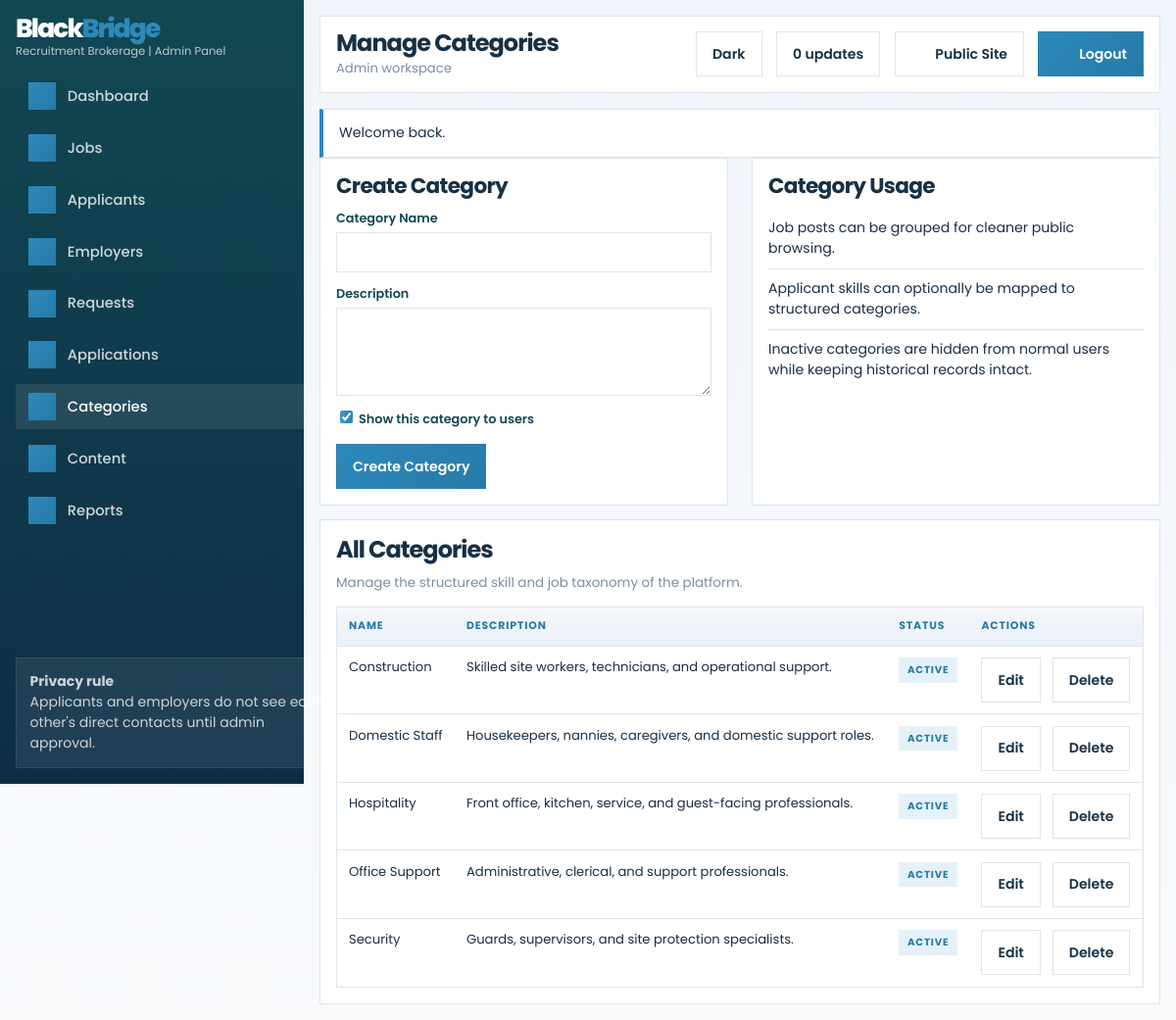
Screenshot of /admin/categories.php (signed in) with the database file from the repository.
### tables this page shows
CREATE TABLE IF NOT EXISTS users (
    id INT UNSIGNED AUTO_INCREMENT PRIMARY KEY,
    role ENUM('admin', 'applicant', 'employer') NOT NULL,
    first_name VARCHAR(100) NOT NULL,
    last_name VARCHAR(100) NOT NULL,
    email VARCHAR(190) NOT NULL UNIQUE,
    phone VARCHAR(50) NOT NULL,
    password_hash VARCHAR(255) NOT NULL,
    account_status ENUM('Active', 'Inactive') NOT NULL DEFAULT 'Active',
    created_at DATETIME NOT NULL DEFAULT CURRENT_TIMESTAMP
);

CREATE TABLE IF NOT EXISTS skill_categories (
    id INT UNSIGNED AUTO_INCREMENT PRIMARY KEY,
    name VARCHAR(150) NOT NULL UNIQUE,
    description TEXT NULL,
    is_active TINYINT(1) NOT NULL DEFAULT 1,
    created_at DATETIME NOT NULL DEFAULT CURRENT_TIMESTAMP
);

### includes/auth.php (called while the page is built, shortened)
<?php
function current_user(): ?array
{
    static $cachedUser = null;
    static $cachedUserId = null;
    $userId = $_SESSION['user_id'] ?? null;
    if ($cachedUser !== null && $cachedUserId === (int) $userId) {
        return $cachedUser;
    }
    global $pdo;
    $statement = $pdo->prepare(
        'SELECT u.*, ep.company_name
         FROM users u
         LEFT JOIN employer_profiles ep ON ep.user_id = u.id
         WHERE u.id = :id
         LIMIT 1'
    );
    $statement->execute(['id' => $userId]);
    $user = $statement->fetch();
    $cachedUser = $user;
    $cachedUserId = (int) $userId;
    return $cachedUser;
}
function is_logged_in(): bool
{
    return current_user() !== null;
}
function require_login(): void
{
    if (is_logged_in()) {
        return;
    }
}
function require_role(array|string $roles): void
{
    require_login();
    $roles = (array) $roles;
    $user = current_user();
    if ($user !== null && in_array($user['role'], $roles, true)) {
        return;
    }
}

### admin/categories.php (the view, shortened to what this page needs)
<?php
require_once dirname(__DIR__) . '/config/config.php';
require_role('admin');
$pageTitle = 'Manage Categories';
$editCategory = [
    'id' => '',
    'name' => '',
    'description' => '',
    'is_active' => 1,
];
$editId = (int) ($_GET['edit'] ?? 0);
$categories = $pdo->query('SELECT * FROM skill_categories ORDER BY name')->fetchAll();
require_once dirname(__DIR__) . '/includes/dashboard_header.php';
?>
<section class="two-column">
    <article class="form-card">
        <h2><?= $editId > 0 ? 'Edit Category' : 'Create Category' ?></h2>
        <form method="post">
            <div class="form-grid">
                <div class="field full">
                    <label for="name">Category Name</label>
                    <input id="name" name="name" type="text" value="<?= e($editCategory['name']) ?>" required>
                </div>
                <div class="field full">
                    <label for="description">Description</label>
                    <textarea id="description" name="description"><?= e($editCategory['description']) ?></textarea>
                </div>
                <div class="field full">
                    <label>
                        <input type="checkbox" name="is_active" value="1" <?= checked_option((int) $editCategory['is_active'] === 1) ?>>
                        Show this category to users
                    </label>
                </div>
            </div>
            <div class="card-actions" style="margin-top: 1rem;">
                <button class="button button-dark" type="submit"><?= $editId > 0 ? 'Update Category' : 'Create Category' ?></button>
            </div>
        </form>
    </article>
    <article class="panel">
        <h2>Category Usage</h2>
        <ul class="list-clean">
            <li>Job posts can be grouped for cleaner public browsing.</li>
            <li>Applicant skills can optionally be mapped to structured categories.</li>
            <li>Inactive categories are hidden from normal users while keeping historical records intact.</li>
        </ul>
    </article>
</section>
<section class="table-card">
    <div class="section-head">
        <div>
            <h2>All Categories</h2>
            <p>Manage the structured skill and job taxonomy of the platform.</p>
        </div>
    </div>
    <div class="table-wrap">
        <table>
            <thead>
                <tr>
                    <th>Name</th>
                    <th>Description</th>
                    <th>Status</th>
                    <th>Actions</th>
                </tr>
            </thead>
            <tbody>
                <?php foreach ($categories as $category): ?>
                    <tr>
                        <td><?= e($category['name']) ?></td>
                        <td><?= e(truncate_text($category['description'], 90)) ?></td>
                        <td><span class="badge <?= e((int) $category['is_active'] === 1 ? 'badge-success' : 'badge-danger') ?>"><?= e((int) $category['is_active'] === 1 ? 'Active' : 'Hidden') ?></span></td>
                        <td>
                            <div class="table-actions">
                                <a class="ghost-button" href="<?= e(app_url('admin/categories.php?edit=' . $category['id'])) ?>">Edit</a>
                                <form method="post">
                                    <button class="ghost-button" type="submit">Delete</button>
                                </form>
                            </div>
                        </td>
                    </tr>
                <?php endforeach; ?>
            </tbody>
        </table>
    </div>
</section>
<?php require_once dirname(__DIR__) . '/includes/dashboard_footer.php'; ?>

### includes/dashboard_header.php (shortened to what this page needs)
<?php
$pageTitle = $pageTitle ?? 'Dashboard';
$currentUser = current_user();
$flashMessages = get_flashes();
$notificationCount = unread_notification_count($pdo, (int) $currentUser['id']);
$brandPrimary = site_setting($pdo, 'branding.primary_word', 'Black');
$brandAccent = site_setting($pdo, 'branding.accent_word', 'Bridge');
$brandTagline = site_setting($pdo, 'branding.tagline', 'Recruitment Brokerage');
$navigation = match ($currentUser['role']) {
    'admin' => [
        ['label' => 'Dashboard', 'path' => 'admin/dashboard.php', 'icon' => 'dashboard'],
        ['label' => 'Jobs', 'path' => 'admin/jobs.php', 'icon' => 'briefcase'],
        ['label' => 'Applicants', 'path' => 'admin/applicants.php', 'icon' => 'users'],
        ['label' => 'Employers', 'path' => 'admin/employers.php', 'icon' => 'building'],
        ['label' => 'Requests', 'path' => 'admin/requests.php', 'icon' => 'link'],
        ['label' => 'Applications', 'path' => 'admin/applications.php', 'icon' => 'document'],
        ['label' => 'Categories', 'path' => 'admin/categories.php', 'icon' => 'category'],
        ['label' => 'Content', 'path' => 'admin/content.php', 'icon' => 'spark'],
        ['label' => 'Reports', 'path' => 'admin/reports.php', 'icon' => 'chart'],
    ],
    'applicant' => [
        ['label' => 'Dashboard', 'path' => 'applicant/dashboard.php', 'icon' => 'dashboard'],
        ['label' => 'My Profile', 'path' => 'applicant/profile.php', 'icon' => 'user-check'],
        ['label' => 'Applications', 'path' => 'applicant/applications.php', 'icon' => 'document'],
    ],
    default => [
        ['label' => 'Dashboard', 'path' => 'employer/dashboard.php', 'icon' => 'dashboard'],
        ['label' => 'Candidates', 'path' => 'employer/candidates.php', 'icon' => 'users'],
        ['label' => 'Requests', 'path' => 'employer/requests.php', 'icon' => 'link'],
    ],
};
?>
<!DOCTYPE html>
<html lang="en" data-theme="light">
<head>
    <link rel="stylesheet" href="<?= e(versioned_asset_url('css/style.css')) ?>">
</head>
<body class="dashboard-body">
    <div class="dashboard-shell">
        <aside class="sidebar" data-sidebar>
            <div class="sidebar-brand">
                <a class="brand brand-logo dashboard-brand" href="<?= e(app_url('index.php')) ?>">
                    <span class="brand-copy">
                        <span class="brand-name">
                            <span class="brand-word brand-word-light"><?= e($brandPrimary) ?></span><span class="brand-word brand-word-accent"><?= e($brandAccent) ?></span>
                        </span>
                        <small><?= e($brandTagline) ?> | <?= e(role_label($currentUser['role'])) ?> Panel</small>
                    </span>
                </a>
            </div>
            <nav class="sidebar-nav">
                <?php foreach ($navigation as $item): ?>
                    <a class="<?= e(active_class([$item['path']])) ?>" href="<?= e(app_url($item['path'])) ?>">
                        <span class="nav-icon"><?= ui_icon($item['icon'] ?? 'spark', 'nav-icon-svg') ?></span>
                        <?= e($item['label']) ?>
                    </a>
                <?php endforeach; ?>
            </nav>
            <div class="sidebar-card">
                <strong>Privacy rule</strong>
                <p>Applicants and employers do not see each other's direct contacts until admin approval.</p>
            </div>
        </aside>
        <div class="dashboard-main">
            <header class="dashboard-topbar">
                <div class="dashboard-topbar-left">
                    <div>
                        <h1><?= e($pageTitle) ?></h1>
                        <p><?= e(role_label($currentUser['role'])) ?> workspace</p>
                    </div>
                </div>
                <div class="dashboard-topbar-right">
                    <button type="button" class="ghost-button theme-toggle" data-theme-toggle>Theme</button>
                    <div class="notification-pill"><?= e((string) $notificationCount) ?> updates</div>
                    <a class="ghost-button" href="<?= e(app_url('index.php')) ?>"><?= ui_icon('globe', 'button-icon') ?>Public Site</a>
                    <a class="button button-dark" href="<?= e(app_url('logout.php')) ?>"><?= ui_icon('lock', 'button-icon') ?>Logout</a>
                </div>
            </header>
            <?php if ($flashMessages !== []): ?>
                <div class="flash-stack dashboard-flashes">
                    <?php foreach ($flashMessages as $flash): ?>
                        <div class="flash flash-<?= e($flash['type']) ?>" data-flash>
                            <?= e($flash['message']) ?>
                        </div>
                    <?php endforeach; ?>
                </div>
            <?php endif; ?>
            <main class="dashboard-content">

### rows the page displays
users: role "Admin"
skill_categories: name "Construction", description "Skilled site workers, technicians, and operational support.", is_active "ACTIVE"
skill_categories: name "Domestic Staff", description "Housekeepers, nannies, caregivers, and domestic support roles.", is_active "ACTIVE"
skill_categories: name "Hospitality", description "Front office, kitchen, service, and guest-facing professionals.", is_active "ACTIVE"
skill_categories: name "Office Support", description "Administrative, clerical, and support professionals.", is_active "ACTIVE"
skill_categories: name "Security", description "Guards, supervisors, and site protection specialists.", is_active "ACTIVE"

### other values shown
$brandPrimary "Black"
$brandAccent "Bridge"
$brandTagline "Recruitment Brokerage"
$item['label'] "Dashboard"
$item['label'] "Jobs"
$item['label'] "Applicants"
$item['label'] "Employers"
$item['label'] "Requests"
$item['label'] "Applications"
$item['label'] "Categories"
$item['label'] "Content"
$item['label'] "Reports"
$pageTitle "Manage Categories"
$notificationCount "0"
$flash['message'] "Welcome back."
